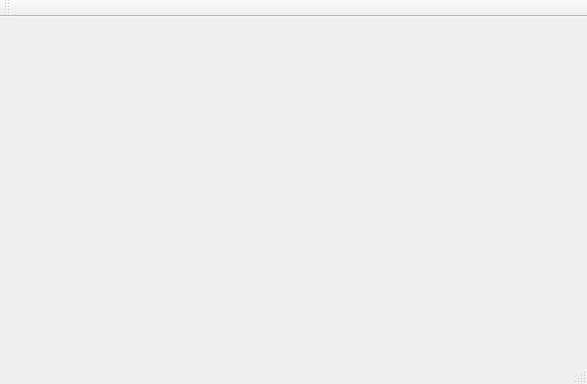
<?xml version="1.0" encoding="UTF-8"?>
<ui version="4.0">
 <class>MainWindow</class>
 <widget class="QMainWindow" name="MainWindow">
  <property name="geometry">
   <rect>
    <x>0</x>
    <y>0</y>
    <width>587</width>
    <height>384</height>
   </rect>
  </property>
  <property name="windowTitle">
   <string>MainWindow</string>
  </property>
  <widget class="QWidget" name="centralWidget">
   <layout class="QGridLayout" name="gridLayout">
    <item row="0" column="0">
     <widget class="Plot" name="widget" native="true">
      <property name="sizePolicy">
       <sizepolicy hsizetype="Expanding" vsizetype="Preferred">
        <horstretch>0</horstretch>
        <verstretch>0</verstretch>
       </sizepolicy>
      </property>
     </widget>
    </item>
   </layout>
  </widget>
  <widget class="QMenuBar" name="menuBar">
   <property name="geometry">
    <rect>
     <x>0</x>
     <y>0</y>
     <width>587</width>
     <height>24</height>
    </rect>
   </property>
  </widget>
  <widget class="QToolBar" name="mainToolBar">
   <attribute name="toolBarArea">
    <enum>TopToolBarArea</enum>
   </attribute>
   <attribute name="toolBarBreak">
    <bool>false</bool>
   </attribute>
  </widget>
  <widget class="QStatusBar" name="statusBar"/>
 </widget>
 <layoutdefault spacing="6" margin="11"/>
 <customwidgets>
  <customwidget>
   <class>Plot</class>
   <extends>QWidget</extends>
   <header>plot.h</header>
   <container>1</container>
  </customwidget>
 </customwidgets>
 <resources/>
 <connections/>
</ui>
